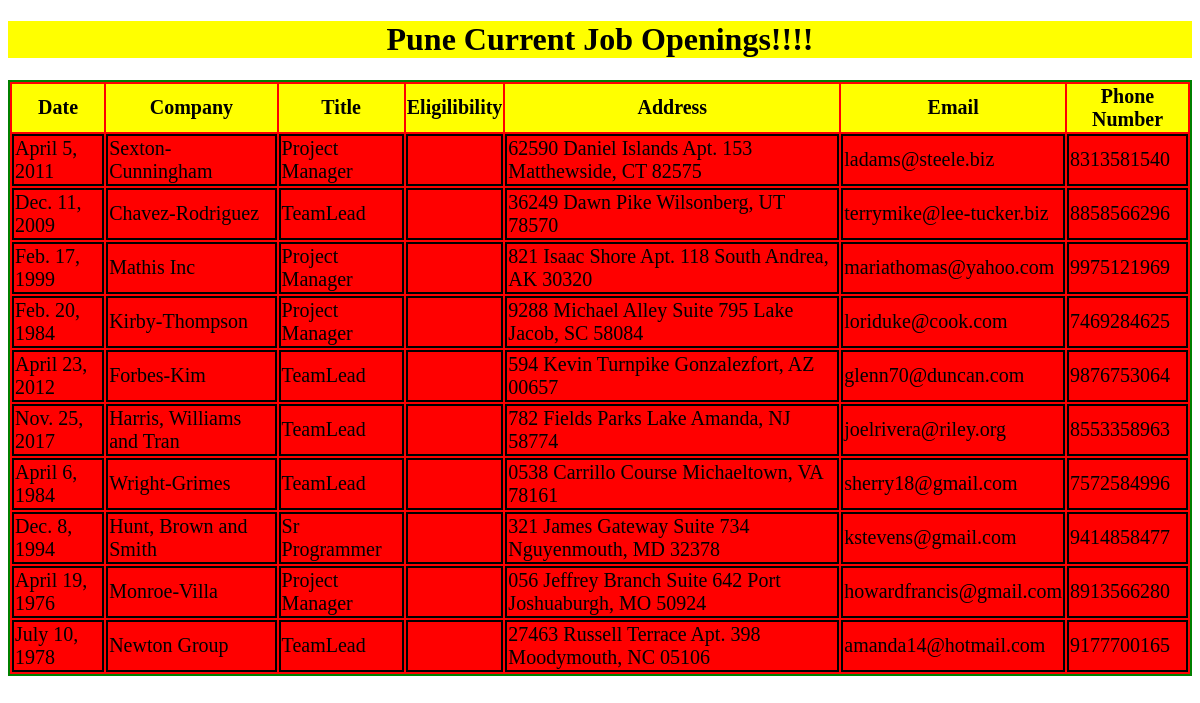
The page /pune/ on the database its author committed.
### testApp/models.py (models this page shows)
class PuneJobs(models.Model):
    date=models.DateField()
    company=models.CharField(max_length=100)
    title=models.CharField(max_length=64)
    eligibility=models.CharField(max_length=64)
    address=models.CharField(max_length=100)
    email=models.EmailField()
    phonenumber=models.IntegerField()

### testApp/views.py (the view)
# urls.py: path('pune/', views.job_view),
def job_view(request):
    pune_job_list=PuneJobs.objects.all()
    my_dict={'pune_job':pune_job_list}
    return render(request,'testApp/punejob.html',context=my_dict)

### templates/testApp/punejob.html (shortened to what this page needs)
<!DOCTYPE html>
{% load static %}
<html lang="en">
<head>
    <link rel="stylesheet" href="{% static "css/demo.css"%}">
</head>
<body>
<h1>Pune Current Job Openings!!!!</h1>
{%if pune_job%}
    <table>
            <thead>
            <th>Date</th>
            <th>Company</th>
            <th>Title</th>
            <th>Eligilibility</th>
            <th>Address</th>
            <th>Email</th>
            <th>Phone Number</th>
            </thead>
    {% for job in pune_job%}
            <tr>
                <td>{{job.date}}</td>
                <td>{{job.company}}</td>
                <td>{{job.title}}</td>
                <td>{{job.eligilibility}}</td>
                <td>{{job.address}}</td>
                <td>{{job.email}}</td>
                <td>{{job.phonenumber}}</td>
            </tr>
        {%endfor%}
        </table>
{%else%}
    <p>Current No Jobs Openings!!!</p>
{%endif%}
</body>
</html>

### static/css/demo.css (style rules this page uses)
table { background:red; border:2px solid green; font-size:20px; margin:auto; }
thead { background:yellow; }
td { border:2px solid black; }
h1 { background:yellow; text-align:center; }

### rows shown on the page
PuneJobs: date "April 5, 2011", company "Sexton-Cunningham", title "Project Manager", address "62590 Daniel Islands Apt. 153 Matthewside, CT 82575", email "ladams@steele.biz", phonenumber "8313581540"
PuneJobs: date "Dec. 11, 2009", company "Chavez-Rodriguez", title "TeamLead", address "36249 Dawn Pike Wilsonberg, UT 78570", email "terrymike@lee-tucker.biz", phonenumber "8858566296"
PuneJobs: date "Feb. 17, 1999", company "Mathis Inc", title "Project Manager", address "821 Isaac Shore Apt. 118 South Andrea, AK 30320", email "mariathomas@yahoo.com", phonenumber "9975121969"
PuneJobs: date "Feb. 20, 1984", company "Kirby-Thompson", title "Project Manager", address "9288 Michael Alley Suite 795 Lake Jacob, SC 58084", email "loriduke@cook.com", phonenumber "7469284625"
PuneJobs: date "April 23, 2012", company "Forbes-Kim", title "TeamLead", address "594 Kevin Turnpike Gonzalezfort, AZ 00657", email "glenn70@duncan.com", phonenumber "9876753064"
PuneJobs: date "Nov. 25, 2017", company "Harris, Williams and Tran", title "TeamLead", address "782 Fields Parks Lake Amanda, NJ 58774", email "joelrivera@riley.org", phonenumber "8553358963"
PuneJobs: date "April 6, 1984", company "Wright-Grimes", title "TeamLead", address "0538 Carrillo Course Michaeltown, VA 78161", email "sherry18@gmail.com", phonenumber "7572584996"
PuneJobs: date "Dec. 8, 1994", company "Hunt, Brown and Smith", title "Sr Programmer", address "321 James Gateway Suite 734 Nguyenmouth, MD 32378", email "kstevens@gmail.com", phonenumber "9414858477"
PuneJobs: date "April 19, 1976", company "Monroe-Villa", title "Project Manager", address "056 Jeffrey Branch Suite 642 Port Joshuaburgh, MO 50924", email "howardfrancis@gmail.com", phonenumber "8913566280"
PuneJobs: date "July 10, 1978", company "Newton Group", title "TeamLead", address "27463 Russell Terrace Apt. 398 Moodymouth, NC 05106", email "amanda14@hotmail.com", phonenumber "9177700165"
